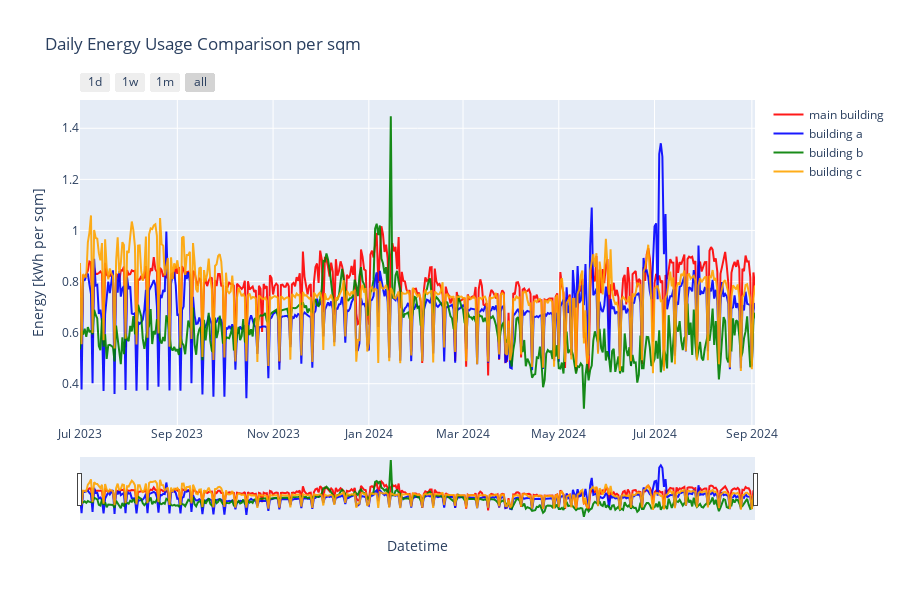

The cell this chart's notebook holds for it:
### Code cell
merged_df, cols = pipe.select_and_merge_datasets(cols=['net_consumption_per_sqm'], periode="d")
    
plot_energy_usage(merged_df, cols,
                    titel="Daily Energy Usage Comparison per sqm",
                    yaxis_title="Energy [kWh per sqm]",
                    tozeroy=False,
                    dark_mode=True,
                    )

### Figure 1 — Plotly figure (JSON) as saved in the notebook; plotly's stock layout.template omitted (floating-point values rounded to 4 significant figures; data arrays with more than 128 entries replaced by an {"elided": "..."} marker saying what was removed)
{"data": [{"line": {"color": "rgba(255, 0, 0, 0.9)"}, "mode": "lines", "name": "main building", "type": "scatter", "x": {"elided": "431 str values"}, "y": {"elided": "431 float values"}}, {"line": {"color": "rgba(0, 0, 255, 0.9)"}, "mode": "lines", "name": "building a", "type": "scatter", "x": {"elided": "431 str values"}, "y": {"elided": "431 float values"}}, {"line": {"color": "rgba(0, 128, 0, 0.9)"}, "mode": "lines", "name": "building b", "type": "scatter", "x": {"elided": "431 str values"}, "y": {"elided": "431 float values"}}, {"line": {"color": "rgba(255, 165, 0, 0.9)"}, "mode": "lines", "name": "building c", "type": "scatter", "x": {"elided": "431 str values"}, "y": {"elided": "431 float values"}}], "layout": {"height": 600, "hovermode": "x unified", "showlegend": true, "title": {"text": "Daily Energy Usage Comparison per sqm"}, "xaxis": {"rangeselector": {"buttons": [{"count": 1, "label": "1d", "step": "day", "stepmode": "backward"}, {"count": 7, "label": "1w", "step": "day", "stepmode": "backward"}, {"count": 1, "label": "1m", "step": "month", "stepmode": "backward"}, {"step": "all"}]}, "rangeslider": {"visible": true}, "title": {"text": "Datetime"}, "type": "date"}, "yaxis": {"title": {"text": "Energy [kWh per sqm]"}}}}
